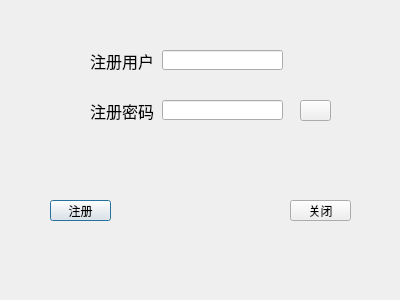
<?xml version="1.0" encoding="UTF-8"?>
<ui version="4.0">
 <class>reg</class>
 <widget class="QDialog" name="reg">
  <property name="geometry">
   <rect>
    <x>0</x>
    <y>0</y>
    <width>400</width>
    <height>300</height>
   </rect>
  </property>
  <property name="windowTitle">
   <string>Dialog</string>
  </property>
  <property name="styleSheet">
   <string notr="true">QMainWindow{image: url(:/pic/headpic/简约.jpg);}</string>
  </property>
  <widget class="QLineEdit" name="lineEdit">
   <property name="geometry">
    <rect>
     <x>162</x>
     <y>50</y>
     <width>121</width>
     <height>20</height>
    </rect>
   </property>
  </widget>
  <widget class="QLabel" name="label">
   <property name="geometry">
    <rect>
     <x>90</x>
     <y>50</y>
     <width>71</width>
     <height>21</height>
    </rect>
   </property>
   <property name="font">
    <font>
     <family>Arial</family>
     <pointsize>12</pointsize>
    </font>
   </property>
   <property name="text">
    <string>注册用户</string>
   </property>
  </widget>
  <widget class="QLabel" name="label_2">
   <property name="geometry">
    <rect>
     <x>90</x>
     <y>100</y>
     <width>71</width>
     <height>21</height>
    </rect>
   </property>
   <property name="font">
    <font>
     <family>Arial</family>
     <pointsize>12</pointsize>
    </font>
   </property>
   <property name="text">
    <string>注册密码</string>
   </property>
  </widget>
  <widget class="QLineEdit" name="lineEdit_2">
   <property name="geometry">
    <rect>
     <x>162</x>
     <y>100</y>
     <width>121</width>
     <height>20</height>
    </rect>
   </property>
  </widget>
  <widget class="QPushButton" name="pushButton">
   <property name="geometry">
    <rect>
     <x>50</x>
     <y>200</y>
     <width>61</width>
     <height>21</height>
    </rect>
   </property>
   <property name="text">
    <string>注册</string>
   </property>
  </widget>
  <widget class="QPushButton" name="pushButton_2">
   <property name="geometry">
    <rect>
     <x>290</x>
     <y>200</y>
     <width>61</width>
     <height>21</height>
    </rect>
   </property>
   <property name="text">
    <string>关闭</string>
   </property>
  </widget>
  <widget class="QPushButton" name="pushButton_3">
   <property name="geometry">
    <rect>
     <x>300</x>
     <y>100</y>
     <width>31</width>
     <height>21</height>
    </rect>
   </property>
   <property name="styleSheet">
    <string notr="true">border-image: url(:/pic/headpic/键盘.jpg);</string>
   </property>
   <property name="text">
    <string/>
   </property>
  </widget>
 </widget>
 <resources/>
 <connections/>
</ui>
